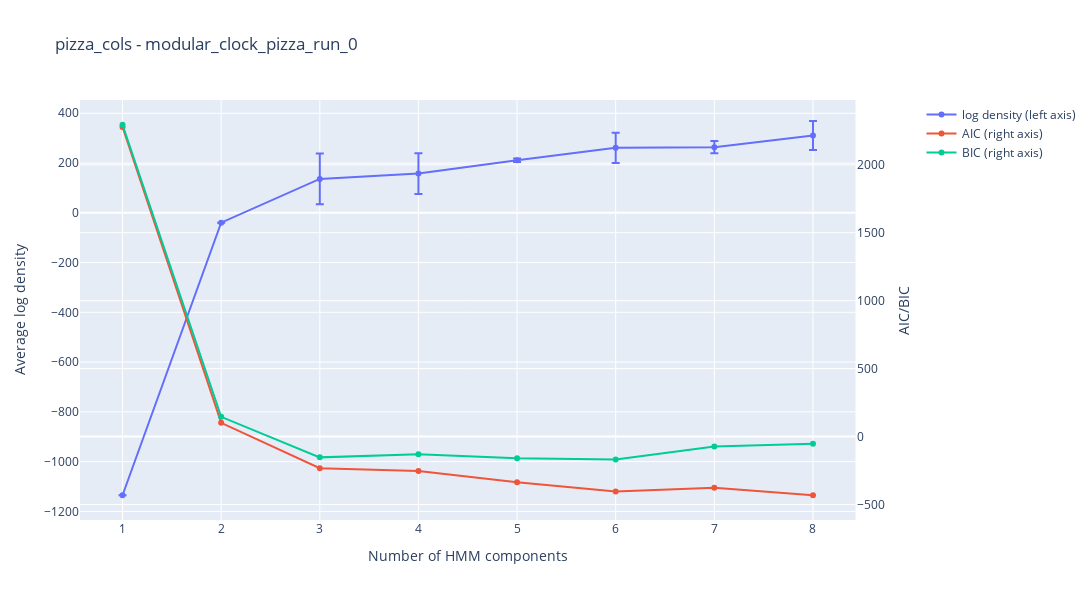

This figure's notebook cell:
### Markdown cell above
### model with pizza clock metrics, attention = 0

### Code cell
max_components = 8
cov_type = "diag"
n_seeds = 4
n_iter = 10
attn = 0
cols = ['grad_sym',
       'dist_irr']

first_n = 400
hmm_model = HMM(max_components, cov_type, n_seeds, n_iter)
data_dir = parent_dir + f"/modular_clock_pizza_run_{attn}/"
hmm_output = hmm_model.get_avg_log_likelihood(data_dir, cols)

visualize_avg_log_likelihood(hmm_output,"pizza_cols - modular_clock_pizza_run_0")

model_path = data_dir + '/model_pizza_clock_metrics'
save_model(model_path,hmm_output)

### Figure 1 — Plotly figure (JSON) as saved in the notebook; plotly's stock layout.template omitted (floating-point values rounded to 4 significant figures)
{"data": [{"error_y": {"array": [0, 0.004305, 101.8, 82.08, 6.989, 60.52, 24.55, 58.19], "type": "data", "visible": true}, "name": "log density (left axis)", "type": "scatter", "x": [1, 2, 3, 4, 5, 6, 7, 8], "y": [-1135.0, -39.64, 136.4, 157.8, 211.6, 261.1, 263.8, 310.8]}, {"name": "AIC (right axis)", "type": "scatter", "x": [1, 2, 3, 4, 5, 6, 7, 8], "xaxis": "x", "y": [2278.0, 101.3, -232.7, -253.6, -335.3, -404.2, -375.6, -431.6], "yaxis": "y2"}, {"name": "BIC (right axis)", "type": "scatter", "x": [1, 2, 3, 4, 5, 6, 7, 8], "xaxis": "x", "y": [2294.0, 145.2, -152.9, -129.8, -159.7, -168.7, -72.24, -52.42], "yaxis": "y2"}], "layout": {"autosize": false, "height": 600, "title": {"text": "pizza_cols - modular_clock_pizza_run_0"}, "width": 1300, "xaxis": {"anchor": "y", "domain": [0, 0.94], "title": {"text": "Number of HMM components"}}, "yaxis": {"anchor": "x", "domain": [0, 1], "title": {"text": "Average log density"}}, "yaxis2": {"anchor": "x", "overlaying": "y", "side": "right", "title": {"text": "AIC/BIC"}}}}
